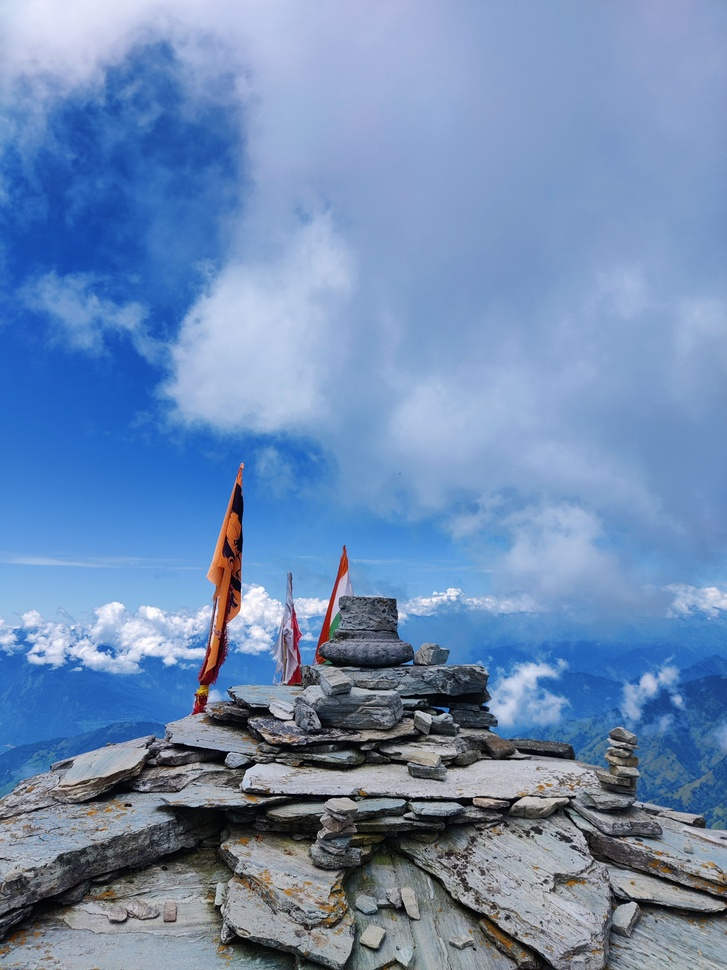
#> input picture CV_UNIT_2/12_DFT/input.jpg, 727 x 970 px, shrunk from 3000 x 4000 before the run
$ python program.py
#> lines starting #> are read from the running program, lines starting #| are printed output that depends on the picture
import cv2
import numpy as np

image = cv2.imread("input.jpg", cv2.IMREAD_GRAYSCALE)
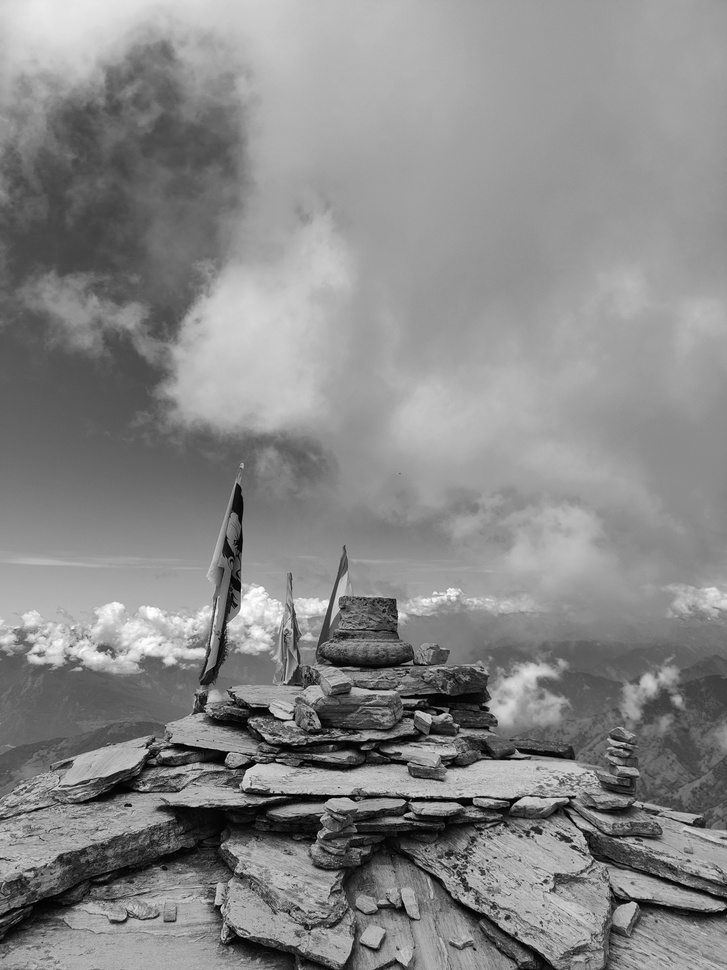
#> image: shape (970, 727); min 0, max 255, mean 135.6

if image is None:
    print("Error: input.jpg not found")
    exit()

image_float = np.float32(image)

dft = cv2.dft(image_float, flags=cv2.DFT_COMPLEX_OUTPUT)

dft_shift = np.fft.fftshift(dft)

magnitude = cv2.magnitude(dft_shift[:, :, 0], dft_shift[:, :, 1])

magnitude = np.log1p(magnitude)
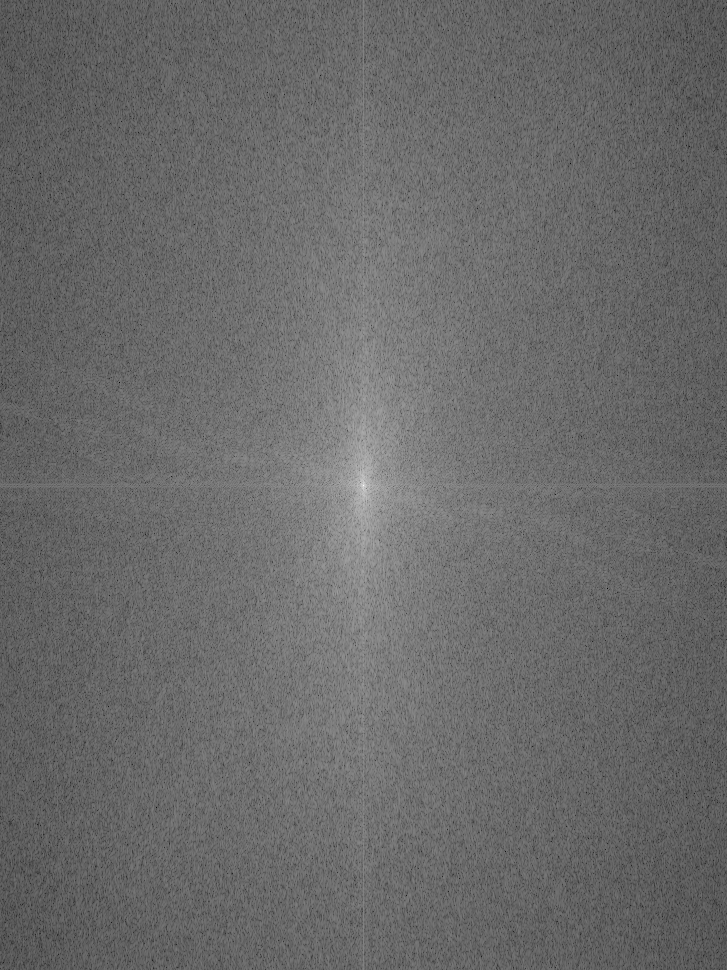
#> magnitude: shape (970, 727) float32; min 1.64, max 18.38, mean 8.6; drawn with min black and max white

magnitude = cv2.normalize(magnitude, None, 0, 255, cv2.NORM_MINMAX)

magnitude = np.uint8(magnitude)

print("Original image shape:", image.shape)
#| Original image shape: (970, 727)
print("DFT shape:", dft.shape)
#| DFT shape: (970, 727, 2)
print("Shifted DFT shape:", dft_shift.shape)
#| Shifted DFT shape: (970, 727, 2)

cv2.imwrite("output.png", magnitude)

print("DFT output saved as output.png")
